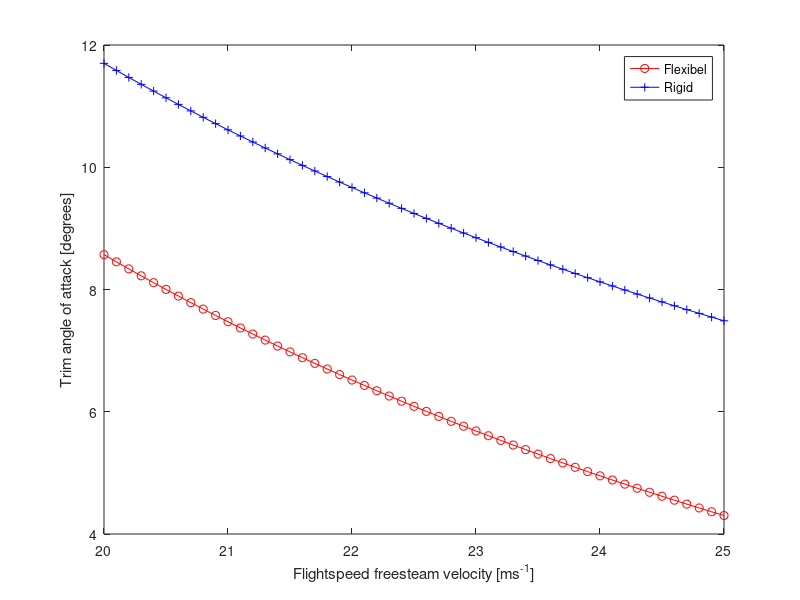

Reproduce this figure in MATLAB.
clear all
close all
clc

%% Finite element settings
Ne = 8;            % Number of elements
Nn = Ne+1;          % Number of nodes
Ndof = 3*(Ne+1);    % Number of degrees of freedom
% The fixed degrees of freedom assume that you arranged the DOFs as:
% [displacements | velocities | aerodynamic states]. If you have another
% arrangement in your mode, please update the following line to reflect
% your own situation.
fxdof = [1:3 3*Nn+(1:3) 6*Nn+(1:4)]; % Constrained degrees of freedom
frdof = setdiff(1:Ndof,fxdof);   % Unconstrained degrees of freedom

Ks  = zeros(Ndof,Ndof);
Ms  = zeros(Ndof,Ndof);
EFT = zeros(Ne,6);

for i=1:Ne
    EFT(i,1:6) = [1:6]+(i-1)*3; % Element freedom table, element connectivity
end

%% Stick model input
span   = 16; %half span
L      = span/Ne;
E      = 70e9;
G      = E/2/(1+0.3);
Ixx    = 2e4/E;
J      = 1e4/G;

Itheta = 0.1;
m      = 0.75;

c          = 1;
S          = zeros(Nn,1);
S(2:end-1) = L*c;
S(1)       = L*c/2;
S(end)     = L*c/2;
a          = 0;
b          = c/2;
xtheta     = 0;

rho = 0.0889;

%% Structural stiffness matrix
Ke = zeros(6,6);
Kb = [  (12*E*Ixx)/L^3,  (6*E*Ixx)/L^2, -(12*E*Ixx)/L^3,  (6*E*Ixx)/L^2;
    (6*E*Ixx)/L^2,    (4*E*Ixx)/L,  -(6*E*Ixx)/L^2,    (2*E*Ixx)/L;
    -(12*E*Ixx)/L^3, -(6*E*Ixx)/L^2,  (12*E*Ixx)/L^3, -(6*E*Ixx)/L^2;
    (6*E*Ixx)/L^2,    (2*E*Ixx)/L,  -(6*E*Ixx)/L^2,    (4*E*Ixx)/L];
Kt = [  (G*J)/L, -(G*J)/L;
    -(G*J)/L,  (G*J)/L];
Ke([1:2,4:5],[1:2,4:5]) = Kb;
Ke([3,6],[3,6])         = Kt;

for i=1:Ne    
    Ks(EFT(i,:),EFT(i,:)) = Ks(EFT(i,:),EFT(i,:))+Ke;   % Assembly of the global stiffness matrix
end

%% Structural mass matrix
Me = zeros(6,6);
Mbb = [     (13*L*m)/35, (11*L^2*m)/210,      (9*L*m)/70, -(13*L^2*m)/420;
    (11*L^2*m)/210,    (L^3*m)/105,  (13*L^2*m)/420,    -(L^3*m)/140;
    (9*L*m)/70, (13*L^2*m)/420,     (13*L*m)/35, -(11*L^2*m)/210;
    -(13*L^2*m)/420,   -(L^3*m)/140, -(11*L^2*m)/210,     (L^3*m)/105];
Mtb = [ (7*L*m*xtheta)/20, (L^2*m*xtheta)/20, (3*L*m*xtheta)/20, -(L^2*m*xtheta)/30;
    (3*L*m*xtheta)/20, (L^2*m*xtheta)/30, (7*L*m*xtheta)/20, -(L^2*m*xtheta)/20];
Mbt = [  (7*L*m*xtheta)/20,  (3*L*m*xtheta)/20;
    (L^2*m*xtheta)/20,  (L^2*m*xtheta)/30;
    (3*L*m*xtheta)/20,  (7*L*m*xtheta)/20;
    -(L^2*m*xtheta)/30, -(L^2*m*xtheta)/20];
Mtt = [ (Itheta*L)/3, (Itheta*L)/6;
    (Itheta*L)/6, (Itheta*L)/3];
Me([1:2,4:5],[1:2,4:5]) = Mbb;
Me([3,6],[3,6])         = Mtt;
Me([3,6],[1:2,4:5])     = Mtb;
Me([1:2,4:5],[3,6])     = Mbt;

for i=1:Ne
    Ms(EFT(i,:),EFT(i,:)) = Ms(EFT(i,:),EFT(i,:))+Me;
end

%% Steady aerodynamics, calculating trimming
Vinf = 25;
q = 0.5 * rho * Vinf^2 ; % Dynamic pressure, vary this value to assess aeroelastic instability
V_range = [];
alpha_range = [];
alpha_range_rigid = [];
for k=20:0.1:25
q = 0.5 * rho * k^2;
V_range = [V_range,k]; 

%non rigid
A = [];
n_dof = (Ne+1) * 3;
Ka_steady = zeros(Ne+1,Ne+1); %Steady state aerodynamic matrix
for i=1:Ne + 1
    Ka_steady(1 + 3*(i - 1), 3 + 3*(i-1)) = q * 2*pi * c * L; %lift 
    Ka_steady(3 + 3*(i - 1), 3 + 3*(i-1)) = q * 2*pi * c *(0.5 +a)*b * L; %moment
end
Ka_steady(end -2, end) = 0.5 * q * 2*pi * c * L; %lift 
Ka_steady(end, end) = 0.5 * q * 2*pi * c *(0.5 +a)*b * L; %moment

% difference stiffness matrices
K_dif = Ks - Ka_steady;

% extra conditions due to alpha 0 per section
section_terms = zeros(n_dof, 1);
for i=1:Ne + 1
    section_terms(1 + 3*(i - 1)) = -q * 2*pi * c * L;    %lift term
    section_terms(3 + 3*(i - 1)) = -q * 2*pi * c *(0.5 + a)*b * L;    %moment term
end

%rigid
A_r = [];
Ka_rigid = zeros((Ne+1)*3,(Ne+1)*3); %Steady state aerodynamic matrix
% difference stiffness matrices

K_dif_rigid = Ks - Ka_rigid;

% extra conditions due to alpha 0 per section
section_terms = zeros(n_dof, 1);
for i=1:Ne + 1
    section_terms(1 + 3*(i - 1)) = -q * 2*pi * c * L;    %lift term
    section_terms(3 + 3*(i - 1)) = -q * 2*pi * c *(0.5 + a)*b * L;    %moment term
end


% extra equation for trim condition
trim_terms = zeros(1, n_dof +1);
trim_terms_rigid = zeros(1, n_dof +1);
for i=1:Ne + 1
    trim_terms(3 + 3*(i - 1)) = q * 2*pi * c * L;    %lift term, for dof, positive downwards
end
trim_terms(end-1) = q * 2*pi * c * L*0.5;
trim_terms(end) = q * 2*pi*span*c;
trim_terms_rigid(end) = q * 2*pi*span*c;

% difference stiffness matrices
K_diff = Ks - Ka_steady;

% getting the total matrix for trim
K_trim = cat(2, K_diff, section_terms);
K_trim = cat(1, K_trim, trim_terms);
K_trim_rigid = cat(2, K_dif_rigid, section_terms);
K_trim_rigid = cat(1, K_trim_rigid, trim_terms_rigid);

k_trim_final = K_trim(4:end, 4:end);
k_trim_final_rigid = K_trim_rigid(4:end, 4:end);


% weight vector
v_weight = zeros(n_dof-3 + 1, 1);
v_weight(end) = 730/2;

x_solve = linsolve(k_trim_final, v_weight);
x_solve_rigid = linsolve(k_trim_final_rigid, v_weight);
alpha_0 = x_solve(end) * 180 /pi;
alpha_0_rigid = x_solve_rigid(end) * 180 /pi;

alpha_range = [alpha_range, alpha_0];
alpha_range_rigid = [alpha_range_rigid, alpha_0_rigid];
% plotting wing deflection of trimmed state
deflection = zeros(Ne);
section = zeros(Ne);
for i=1:Ne
    deflection(i) = x_solve(1 + 3*(i - 1),1); %positive downwards 
    section(i) = i;
end

end
plot(section, deflection)
plot(V_range, alpha_range, 'r-o'); hold on
plot(V_range, alpha_range_rigid, 'b-+');
legend('Flexibel','Rigid')
xticks([20, 21, 22, 23, 24, 25])
xlabel('Flightspeed freesteam velocity [ms^{-1}]') 
ylabel('Trim angle of attack [degrees]') 